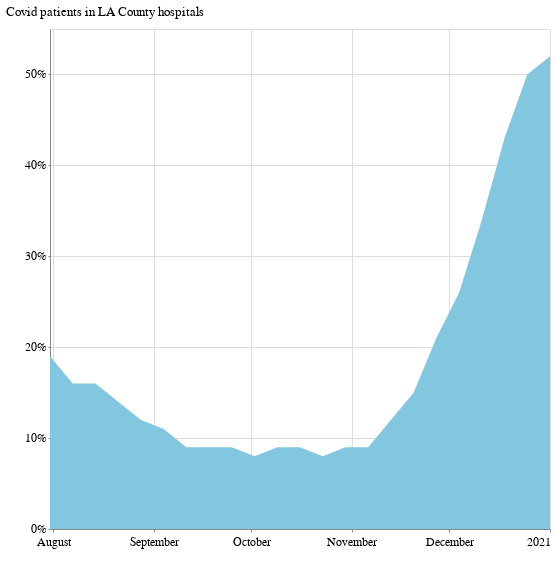

Here is the notebook cell this chart was saved with:
### Code cell
alt.Chart(la_grouped).mark_area().encode(
    x=alt.X("week:T", axis=alt.Axis(format="", title=" ", tickCount=3)),
    y=alt.Y(
        "covid_patients_share",
        title="Covid patients in LA County hospitals",
        axis=alt.Axis(format="%", tickCount=6),
    ),
).properties(width=500, height=500)

### Figure 1 — Vega-Lite specification as saved in the notebook (floating-point values rounded to 4 significant figures)
{"config": {"view": {"width": 800, "height": 450}, "background": "#ffffff", "title": {"anchor": "start", "font": "Benton Gothic Bold, sans", "fontColor": "#000000", "fontSize": 22, "fontWeight": "normal"}, "arc": {"fill": "#82c6df"}, "area": {"fill": "#82c6df"}, "line": {"stroke": "#82c6df", "strokeWidth": 3}, "path": {"stroke": "#82c6df"}, "rect": {"fill": "#82c6df"}, "shape": {"stroke": "#82c6df"}, "bar": {"fill": "#82c6df"}, "point": {"stroke": "#82c6df"}, "symbol": {"fill": "#82c6df", "size": 30}, "axis": {"titleFont": "Benton Gothic Bold, sans", "titleFontSize": 13, "titleFontWeight": "normal", "labelFont": "Benton Gothic, sans", "labelFontSize": 11.5, "labelFontWeight": "normal"}, "axisX": {"labelAngle": 0, "labelPadding": 4, "tickSize": 3}, "axisY": {"labelBaseline": "middle", "maxExtent": 45, "minExtent": 45, "tickSize": 2, "titleAlign": "left", "titleAngle": 0, "titleX": -45, "titleY": -11}, "legend": {"titleFont": "Benton Gothic Bold, sans", "titleFontSize": 13, "titleFontWeight": "normal", "symbolType": "square", "labelFont": "Benton Gothic, sans", "labelFontSize": 11.5}, "range": {"category": ["#3580b1", "#ec8431", "#ab7fb4", "#c89d29", "#adc839", "#829eb1"], "diverging": ["#e68a4f", "#f4bb6a", "#f9e39c", "#dadfe2", "#a6b7c6", "#849eae"], "heatmap": ["#fbf2c7", "#f9e39c", "#f8d36e", "#f4bb6a", "#e68a4f", "#d15a40", "#ab4232"], "ordinal": ["#fbf2c7", "#f9e39c", "#f8d36e", "#f4bb6a", "#e68a4f", "#d15a40", "#ab4232"], "ramp": ["#fbf2c7", "#f9e39c", "#f8d36e", "#f4bb6a", "#e68a4f", "#d15a40", "#ab4232"]}}, "data": {"name": "data-ee82cf98a137b3f5c4e465472b0ec073"}, "mark": "area", "encoding": {"x": {"type": "temporal", "axis": {"format": "", "tickCount": 3, "title": " "}, "field": "week"}, "y": {"type": "quantitative", "axis": {"format": "%", "tickCount": 6}, "field": "covid_patients_share", "title": "Covid patients in LA County hospitals"}}, "height": 500, "width": 500, "$schema": "https://vega.github.io/schema/vega-lite/v4.8.1.json", "datasets": {"data-ee82cf98a137b3f5c4e465472b0ec073": [{"county": "Los Angeles", "week": "2020-07-31T00:00:00", "region": "Southern California", "total_covid_patients": 2319.0, "covid_patients_share": 0.19}, {"county": "Los Angeles", "week": "2020-08-07T00:00:00", "region": "Southern California", "total_covid_patients": 2025.0, "covid_patients_share": 0.16}, {"county": "Los Angeles", "week": "2020-08-14T00:00:00", "region": "Southern California", "total_covid_patients": 1950.0, "covid_patients_share": 0.16}, {"county": "Los Angeles", "week": "2020-08-21T00:00:00", "region": "Southern California", "total_covid_patients": 1724.0, "covid_patients_share": 0.14}, {"county": "Los Angeles", "week": "2020-08-28T00:00:00", "region": "Southern California", "total_covid_patients": 1456.0, "covid_patients_share": 0.12}, {"county": "Los Angeles", "week": "2020-09-04T00:00:00", "region": "Southern California", "total_covid_patients": 1307.0, "covid_patients_share": 0.11}, {"county": "Los Angeles", "week": "2020-09-11T00:00:00", "region": "Southern California", "total_covid_patients": 1120.0, "covid_patients_share": 0.09}, {"county": "Los Angeles", "week": "2020-09-18T00:00:00", "region": "Southern California", "total_covid_patients": 1105.0, "covid_patients_share": 0.09}, {"county": "Los Angeles", "week": "2020-09-25T00:00:00", "region": "Southern California", "total_covid_patients": 1065.0, "covid_patients_share": 0.09}, {"county": "Los Angeles", "week": "2020-10-02T00:00:00", "region": "Southern California", "total_covid_patients": 1048.0, "covid_patients_share": 0.08}, {"county": "Los Angeles", "week": "2020-10-09T00:00:00", "region": "Southern California", "total_covid_patients": 1066.0, "covid_patients_share": 0.09}, {"county": "Los Angeles", "week": "2020-10-16T00:00:00", "region": "Southern California", "total_covid_patients": 1072.0, "covid_patients_share": 0.09}, {"county": "Los Angeles", "week": "2020-10-23T00:00:00", "region": "Southern California", "total_covid_patients": 1032.0, "covid_patients_share": 0.08}, {"county": "Los Angeles", "week": "2020-10-30T00:00:00", "region": "Southern California", "total_covid_patients": 1112.0, "covid_patients_share": 0.09}, {"county": "Los Angeles", "week": "2020-11-06T00:00:00", "region": "Southern California", "total_covid_patients": 1215.0, "covid_patients_share": 0.09}, {"county": "Los Angeles", "week": "2020-11-13T00:00:00", "region": "Southern California", "total_covid_patients": 1511.0, "covid_patients_share": 0.12}, {"county": "Los Angeles", "week": "2020-11-20T00:00:00", "region": "Southern California", "total_covid_patients": 2023.0, "covid_patients_share": 0.15}, {"county": "Los Angeles", "week": "2020-11-27T00:00:00", "region": "Southern California", "total_covid_patients": 2743.0, "covid_patients_share": 0.21}, {"county": "Los Angeles", "week": "2020-12-04T00:00:00", "region": "Southern California", "total_covid_patients": 3666.0, "covid_patients_share": 0.26}, {"county": "Los Angeles", "week": "2020-12-11T00:00:00", "region": "Southern California", "total_covid_patients": 5038.0, "covid_patients_share": 0.34}, {"county": "Los Angeles", "week": "2020-12-18T00:00:00", "region": "Southern California", "total_covid_patients": 6497.0, "covid_patients_share": 0.43}, {"county": "Los Angeles", "week": "2020-12-25T00:00:00", "region": "Southern California", "total_covid_patients": 7584.0, "covid_patients_share": 0.5}, {"county": "Los Angeles", "week": "2021-01-01T00:00:00", "region": "Southern California", "total_covid_patients": 8200.0, "covid_patients_share": 0.52}]}}
